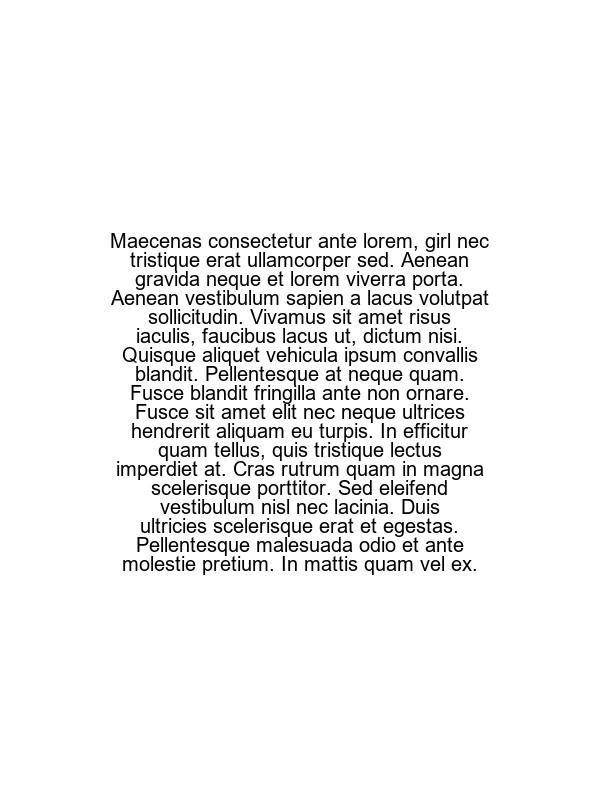
#> input picture test_image.png, 600 x 800 px
$ python -i main.py   (imports and definitions only)
#> lines starting #> are read from the running program, lines starting #| are printed output that depends on the picture; after the words box and inside, x2 and y2 are one past the last pixel; in counts of white or black regions, pixels touching at a corner belong together
#> further down, picture is the input picture: shape (800, 600, 3); min 0, max 255, mean 241.6
import cv2
import pytesseract
from noughts_and_crosses import create_noughts_and_crosses_board, NoughtsAndCrossesDisplay
import tkinter as tk

# Set the path for Tesseract
pytesseract.pytesseract.tesseract_cmd = r"C:\Program Files\Tesseract-OCR\tesseract.exe"

# Load image and perform OCR
def load_image(file_path):
    image = cv2.imread(file_path)
    if image is None:
        raise FileNotFoundError("The specified image file could not be found.")
    return image

# Enhanced preprocessing for OCR
def preprocess_image(image):
    gray = cv2.cvtColor(image, cv2.COLOR_BGR2GRAY)
    scale_percent = 200  # increase size by 200%
    width = int(gray.shape[1] * scale_percent / 100)
#> width = 1200
    height = int(gray.shape[0] * scale_percent / 100)
#> height = 1600
    dim = (width, height)
#> dim = (1200, 1600)
    resized = cv2.resize(gray, dim, interpolation=cv2.INTER_CUBIC)
    _, thresh = cv2.threshold(resized, 150, 255, cv2.THRESH_BINARY_INV)
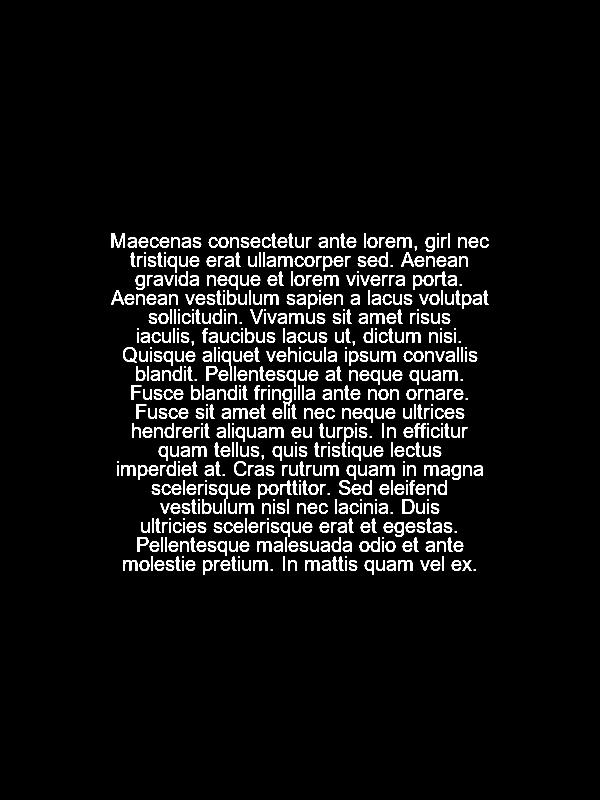
#> thresh: shape (1600, 1200) (shown at 1/2 size); 5.9% white; 647 white regions (68 under 20 px), largest, box (x1, y1, x2, y2) and area: (565, 778, 584, 838) 444, (223, 466, 250, 496) 432, (443, 702, 464, 762) 386
    return thresh

# Extract text using OCR
def extract_text(image):
    text = pytesseract.image_to_string(image)
    return text

# Check for specific words in the extracted text
def check_for_words(text):
    if "girl" in text.lower():
        # print("The word 'girl' was found in the text.")
        create_noughts_and_crosses_board(winner="girl", file_path="noughts_and_crosses.png")
        return "girl"
    elif "boy" in text.lower():
        # print("The word 'boy' was found in the text.")
        create_noughts_and_crosses_board(winner="boy", file_path="noughts_and_crosses.png")
        return "boy"
    else:
        print("Neither 'boy' nor 'girl' was found in the text.")
        return None

# Main function
def main(file_path):
    try:
        # Load, preprocess, and perform OCR
        image = load_image(file_path)
        preprocessed_image = preprocess_image(image)
        text = extract_text(preprocessed_image)

        # Check for target words and display the Noughts and Crosses board if found
        winner = check_for_words(text)
        if winner:
            # Start the Tkinter display
            root = tk.Tk()
            app = NoughtsAndCrossesDisplay(root, "noughts_and_crosses.png")
            root.mainloop()
    except FileNotFoundError as e:
        print(e)

# Run the main function with the path to the image file
file_path = "boy_3.png"  # Replace with your image path
# [1 line not run here, left out]

>>> import cv2
>>> picture = cv2.imread('test_image.png')
>>> result = preprocess_image(picture)

$ run again, on boy_2.png
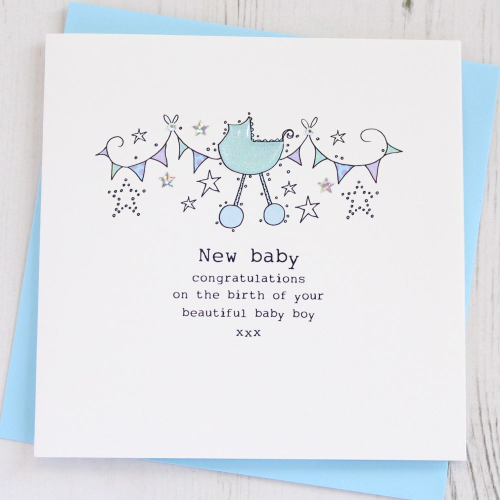
#> input picture boy_2.png, 1000 x 1000 px (shown at 1/2 size)
#> picture is the input picture: shape (1000, 1000, 3); mean B, G, R 233.5, 229.1, 226.5
#> in preprocess_image, `gray = cv2.cvtColor(image, cv2.COLOR_BGR2GRAY)`:
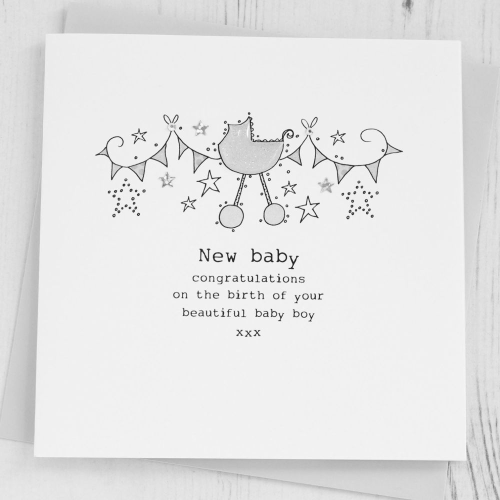
#> gray: shape (1000, 1000) (shown at 1/2 size); min 5, max 255, mean 228.9
#> in preprocess_image, `_, thresh = cv2.threshold(resized, 150, 255, cv2.THRESH_BINARY_INV)`:
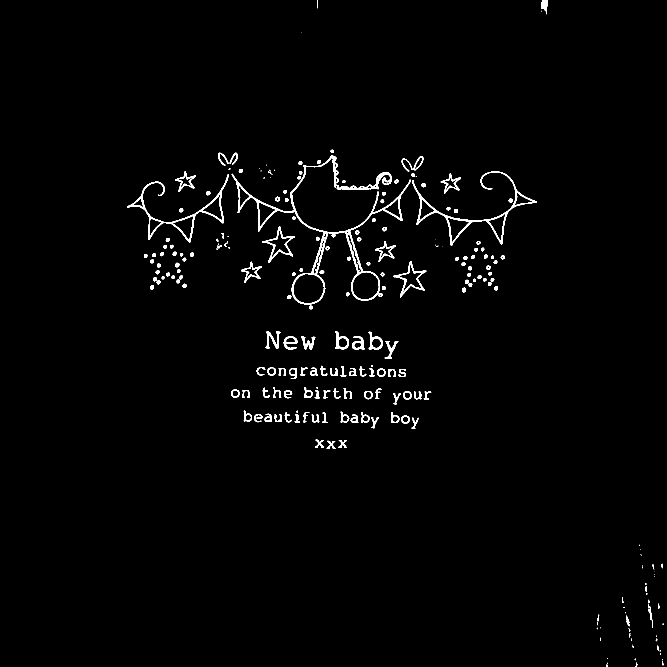
#> thresh: shape (2000, 2000) (shown at 1/3 size); 1.4% white; 237 white regions (60 under 20 px), largest, box (x1, y1, x2, y2) and area: (695, 465, 1233, 914) 13360, (1236, 514, 1611, 737) 5094, (381, 524, 687, 727) 4240
